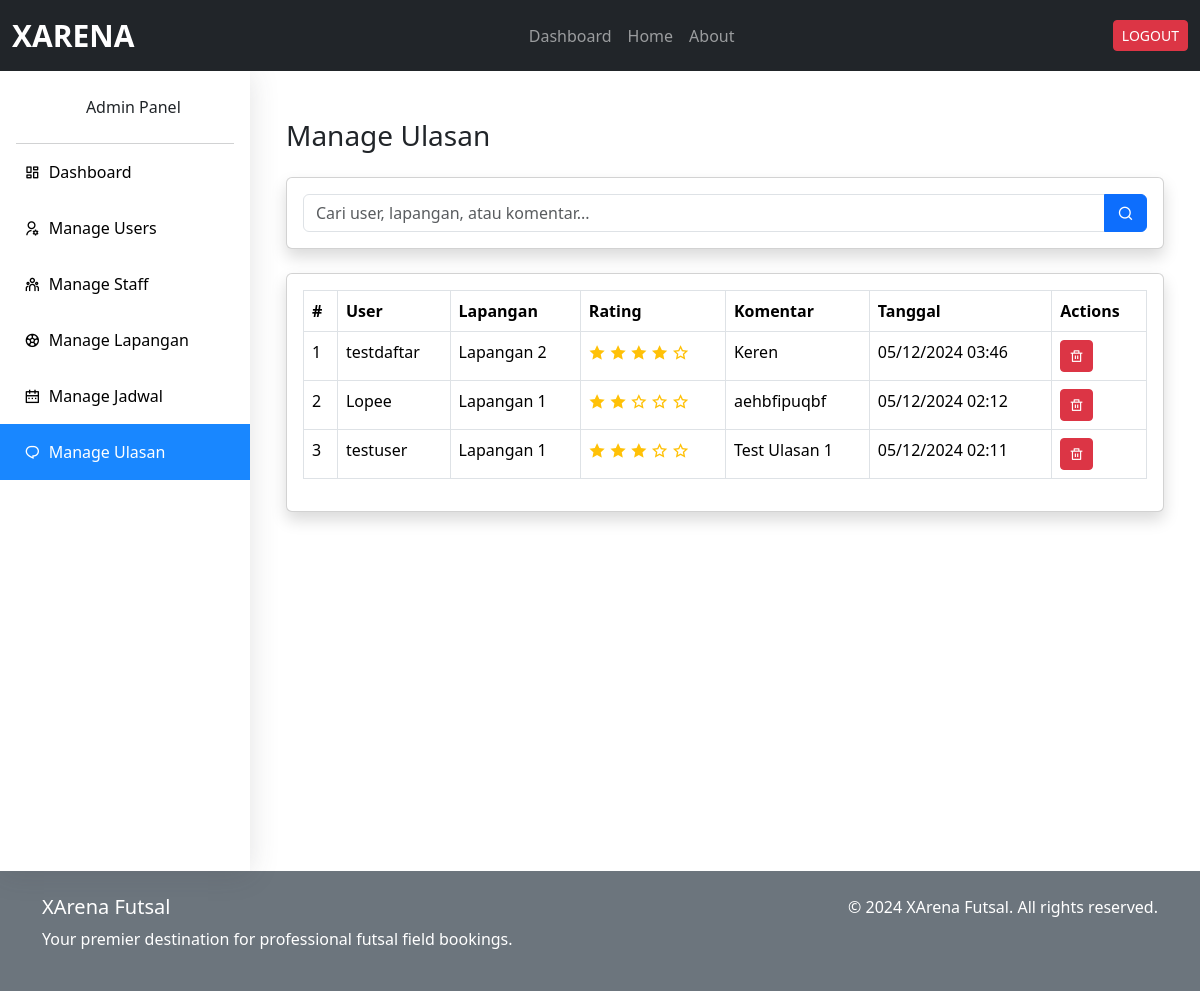
Page /adm/ulasan/ (signed in) on the earlier database version.
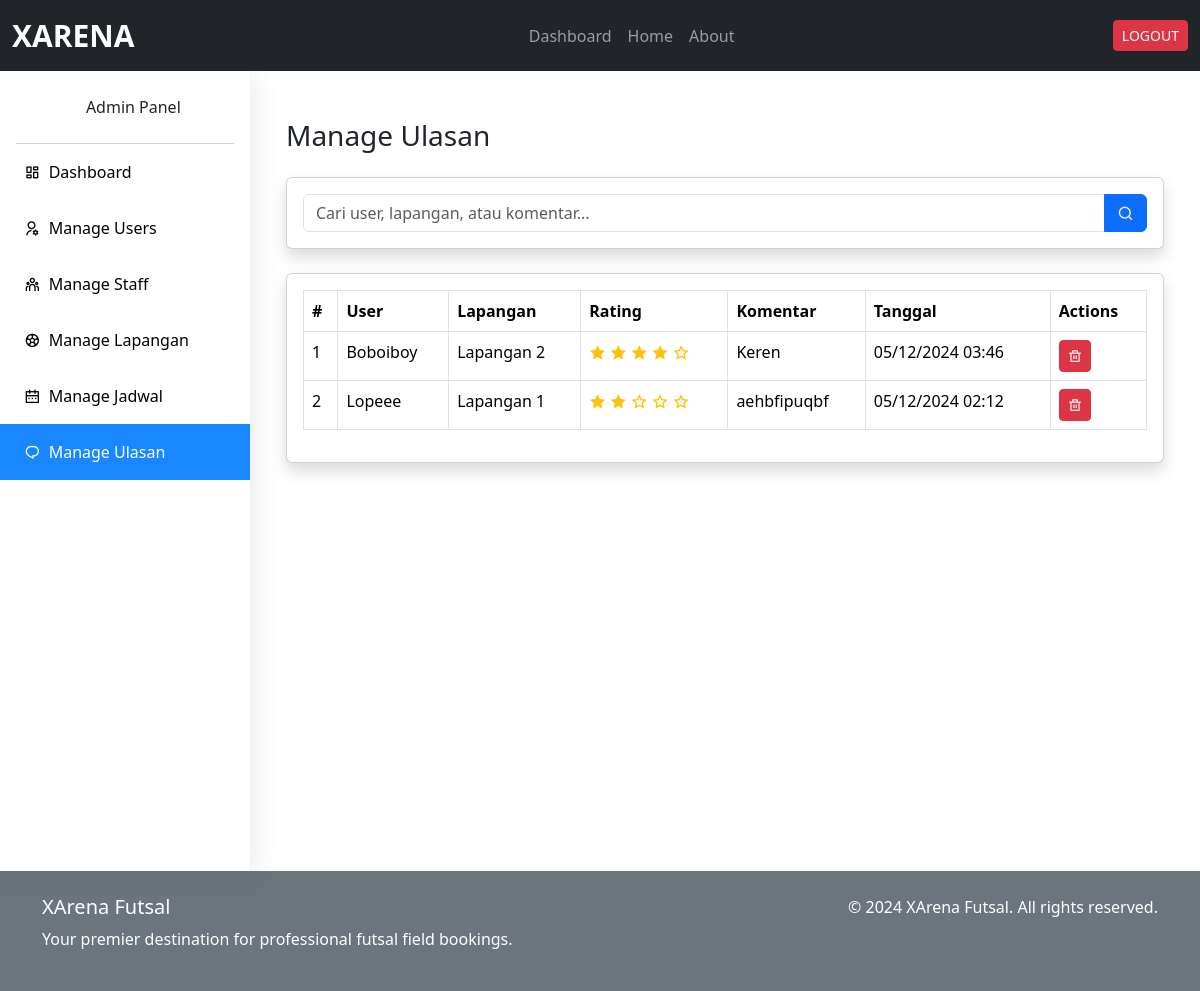
Same page on the later database version.
### xarena_app/models.py (models this page shows, shortened)
class Ulasan(models.Model):
    user = models.ForeignKey(
        settings.AUTH_USER_MODEL,
        on_delete=models.CASCADE,
        related_name='ulasan_user',
        help_text="User yang memberikan ulasan"
    )
    lapangan = models.ForeignKey(Lapangan, on_delete=models.CASCADE, help_text="Lapangan yang diulas")
    rating = models.PositiveSmallIntegerField(choices=[(i, i) for i in range(1, 6)])
    komentar = models.TextField(blank=True, null=True)
    created_at = models.DateTimeField(auto_now_add=True)
    updated_at = models.DateTimeField(auto_now=True)

class CustomUser(AbstractUser):
    nama_lengkap = models.CharField(max_length=100, blank=True, null=True)
    no_hp = models.CharField(max_length=15, blank=True, null=True)

class Lapangan(models.Model):
    nama = models.CharField(max_length=100)
    deskripsi = models.TextField(max_length=500)
    harga_per_jam = models.DecimalField(max_digits=10, decimal_places=2)
    gambar = models.ImageField(upload_to='lapangan_images/', blank=True, null=True)
    is_available = models.BooleanField(default=True)

### xarena_app/views.py (the view)
# urls.py: path('adm/ulasan/', views.manage_ulasan, name='manage_ulasan'),
@login_required
def manage_ulasan(request):
    if not request.user.is_superuser:
        raise PermissionDenied
    ulasan_list = Ulasan.objects.all().order_by('-created_at')
    search = request.GET.get('search', '')
    if search:
        ulasan_list = ulasan_list.filter(
            Q(user__username__icontains=search) |
            Q(lapangan__nama__icontains=search) |
            Q(komentar__icontains=search)
        )
    paginator = Paginator(ulasan_list, 10)
    page = request.GET.get('page')
    ulasan = paginator.get_page(page)
    context = {
        'ulasan': ulasan,
        'search': search
    }
    return render(request, 'admin/manage_ulasan.html', context)

### templates/admin/manage_ulasan.html (shortened to what this page needs)
{% extends './base_admin.html' %}
{% block admin_content %}
<div class="container-fluid mt-4">
  <div class="d-sm-flex align-items-center justify-content-between mb-4">
    <h1 class="h3 mb-0 text-gray-800">Manage Ulasan</h1>
  </div>
  <div class="card shadow mb-4">
    <div class="card-body">
      <form method="GET" class="row g-3">
        <div class="col-md">
          <div class="input-group">
            <input
              type="text"
              class="form-control"
              name="search"
              value="{{ search }}"
              placeholder="Cari user, lapangan, atau komentar..."
            >
            <button class="btn btn-primary" type="submit">
              <i class="ri-search-line"></i>
            </button>
          </div>
        </div>
      </form>
    </div>
  </div>
  <div class="card shadow mb-4">
    <div class="card-body">
      <div class="table-responsive">
        <table class="table table-bordered">
          <thead>
            <tr>
              <th>#</th>
              <th>User</th>
              <th>Lapangan</th>
              <th>Rating</th>
              <th>Komentar</th>
              <th>Tanggal</th>
              <th>Actions</th>
            </tr>
          </thead>
          <tbody>
            {% for review in ulasan %}
            <tr>
              <td>{{ forloop.counter }}</td>
              <td>{{ review.user.username }}</td>
              <td>{{ review.lapangan.nama }}</td>
              <td>
                <div class="rating-stars">
                  {% with ''|center:5 as range %}
                  {% for _ in range %}
                    {% if forloop.counter <= review.rating %}
                    <i class="ri-star-fill text-warning"></i>
                    {% else %}
                    <i class="ri-star-line text-warning"></i>
                    {% endif %}
                  {% endfor %}
                  {% endwith %}
                </div>
              </td>
              <td>{{ review.komentar|default:"-" }}</td>
              <td>{{ review.created_at|date:"d/m/Y H:i" }}</td>
              <td>
                <button
                  class="btn btn-danger btn-sm delete-review"
                  data-id="{{ review.id }}"
                  data-bs-toggle="modal"
                  data-bs-target="#hapusUlasanModal"
                >
                  <i class="ri-delete-bin-line"></i>
                </button>
              </td>
            </tr>
            {% endfor %}
          </tbody>
        </table>
      </div>
    </div>
  </div>
</div>
{% endblock %}

Differences in the rows shown:
removed Ulasan: user.username "testuser", lapangan.nama "Lapangan 1", rating 3 (drawn), komentar "Test Ulasan 1", created_at "05/12/2024 02:11"
changed through a linked row, Ulasan "Keren": user.username "testdaftar" → "Boboiboy"
changed through a linked row, Ulasan "aehbfipuqbf": user.username "Lopee" → "Lopeee"
